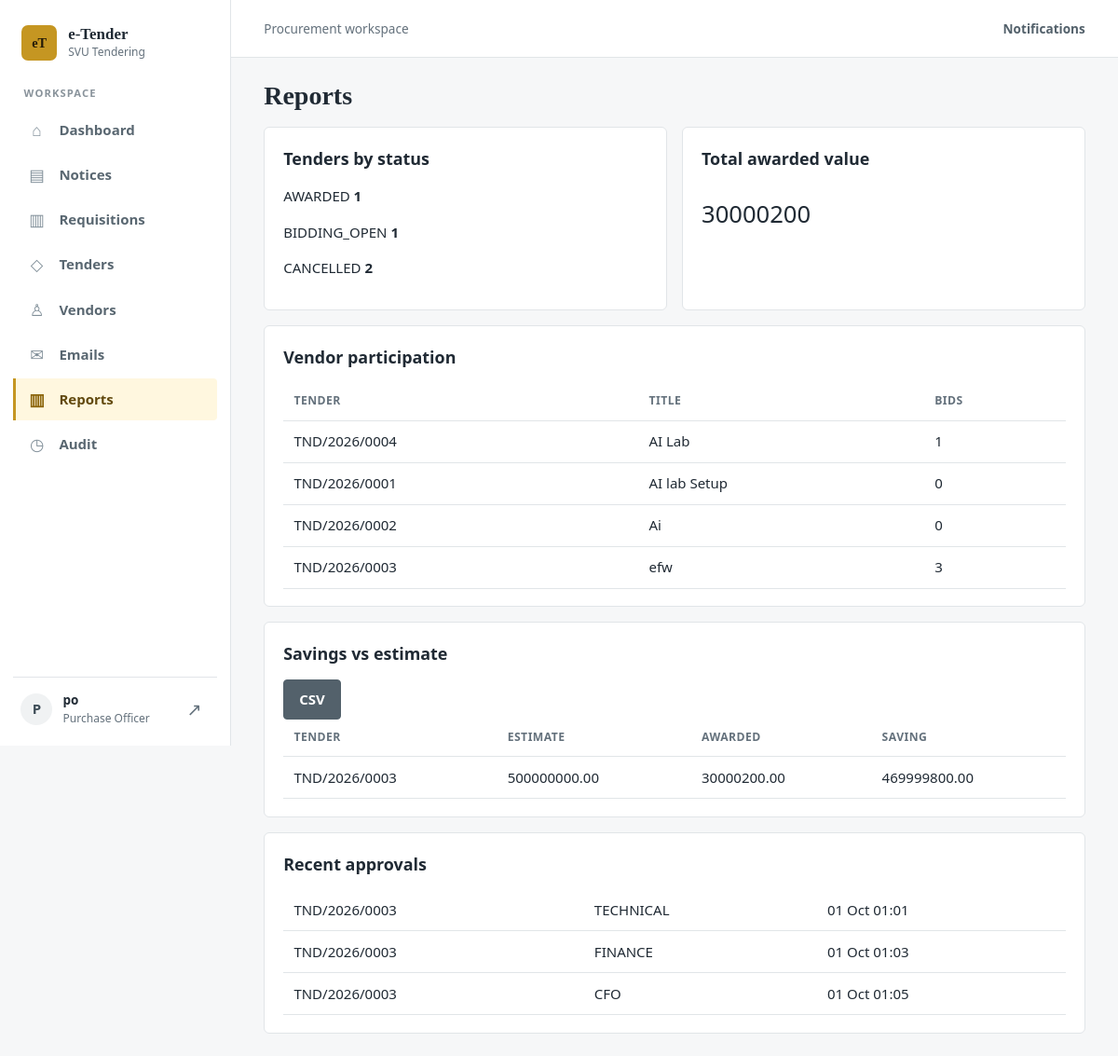
The page /reports/ (signed in) on the database its author committed.
### accounts/models.py (models this page shows, shortened)
class User(AbstractUser):
    class Role(models.TextChoices):
        ADMIN = 'ADMIN', 'Admin'
        PO = 'PO', 'Purchase Officer'
        HOD = 'HOD', 'Head of Department'
        TC = 'TC', 'Technical Committee'
        FC = 'FC', 'Finance Committee'
        CFO = 'CFO', 'CFO'
        VENDOR = 'VENDOR', 'Vendor'
    email = models.EmailField(unique=True)
    role = models.CharField(max_length=10, choices=Role.choices, default=Role.VENDOR)
    phone = models.CharField(max_length=30, blank=True)
    email_verified = models.BooleanField(default=False)
    failed_attempts = models.PositiveIntegerField(default=0)
    locked_until = models.DateTimeField(null=True, blank=True)
    INTERNAL_ROLES = ('ADMIN', 'PO', 'HOD', 'TC', 'FC', 'CFO')

### tenders/models.py (models this page shows, shortened)
class Tender(models.Model):
    class Status(models.TextChoices):
        DRAFT = 'DRAFT', 'Draft'
        PUBLISHED = 'PUBLISHED', 'Published'
        BIDDING_OPEN = 'BIDDING_OPEN', 'Bidding open'
        BIDDING_CLOSED = 'BIDDING_CLOSED', 'Bidding closed'
        OPENED = 'OPENED', 'Opened'
        TECHNICAL_REVIEW = 'TECHNICAL_REVIEW', 'Technical review'
        TECHNICAL_APPROVED = 'TECHNICAL_APPROVED', 'Technically approved'
        FINANCE_REVIEW = 'FINANCE_REVIEW', 'Finance review'
        QUOTATION_VALIDATION = 'QUOTATION_VALIDATION', 'Quotation validation'
        CFO_REVIEW = 'CFO_REVIEW', 'CFO review'
        APPROVED = 'APPROVED', 'Approved (award pending)'
        AWARDED = 'AWARDED', 'Awarded'
        CLOSED = 'CLOSED', 'Closed'
        REJECTED = 'REJECTED', 'Rejected'
        SENT_BACK = 'SENT_BACK', 'Sent back'
        CANCELLED = 'CANCELLED', 'Cancelled'
    class Visibility(models.TextChoices):
        OPEN = 'OPEN', 'Open – all approved vendors'
        LIMITED = 'LIMITED', 'Limited – invited vendors only'
    tender_no = models.CharField(max_length=30, blank=True, unique=True)
    notice = models.ForeignKey(Notice, null=True, blank=True, on_delete=models.PROTECT, related_name='tenders')
    title = models.CharField(max_length=250)
    category = models.CharField(max_length=80)
    description = models.TextField('Description / specification')
    quantity = models.DecimalField(max_digits=14, decimal_places=2, default=1)
    unit = models.CharField(max_length=30, default='Nos')
    estimated_value = models.DecimalField(max_digits=16, decimal_places=2)
    currency = models.CharField(max_length=5, default='INR')
    emd_amount = models.DecimalField('EMD / security deposit', max_digits=14, decimal_places=2, default=0)
    eligibility = models.TextField(blank=True)
    terms = models.TextField('Payment & delivery terms / T&C', blank=True)
    evaluation_criteria = models.TextField(blank=True)
    contact_person = models.CharField(max_length=200, blank=True)
    visibility = models.CharField(max_length=8, choices=Visibility.choices, default=Visibility.OPEN)
    bid_start_at = models.DateTimeField()
    bid_end_at = models.DateTimeField()
    opening_at = models.DateTimeField()
    status = models.CharField(max_length=22, choices=Status.choices, default=Status.DRAFT)
    return_stage = models.CharField(max_length=10, blank=True)   # stage that rejected / sent back
    status_reason = models.TextField(blank=True)
    round = models.PositiveIntegerField(default=0)                # increments on each forward
    created_by = models.ForeignKey(User, on_delete=models.PROTECT, related_name='tenders_created')
    opened_by = models.ForeignKey(User, null=True, blank=True, on_delete=models.PROTECT, related_name='+')
    opened_at = models.DateTimeField(null=True, blank=True)
    created_at = models.DateTimeField(auto_now_add=True)
    class Meta:
        ordering = ['-created_at']

class Award(models.Model):
    class Status(models.TextChoices):
        APPROVED = 'APPROVED', 'Approved'
        SENT = 'SENT', 'Email sent'
        ACCEPTED = 'ACCEPTED', 'Accepted by vendor'
    tender = models.OneToOneField(Tender, on_delete=models.CASCADE, related_name='award')
    bid = models.ForeignKey(Bid, on_delete=models.PROTECT)
    vendor = models.ForeignKey(Vendor, on_delete=models.PROTECT)
    awarded_value = models.DecimalField(max_digits=16, decimal_places=2)
    approved_by = models.ForeignKey(User, on_delete=models.PROTECT)
    justification = models.TextField(blank=True)
    status = models.CharField(max_length=10, choices=Status.choices, default=Status.APPROVED)
    sent_at = models.DateTimeField(null=True, blank=True)
    accepted_at = models.DateTimeField(null=True, blank=True)

class Approval(models.Model):
    class Decision(models.TextChoices):
        APPROVE = 'APPROVE', 'Approve'
        REJECT = 'REJECT', 'Reject'
        SEND_BACK = 'SEND_BACK', 'Send back for clarification'
    tender = models.ForeignKey(Tender, on_delete=models.CASCADE, related_name='approvals')
    stage = models.CharField(max_length=10, choices=Stage.choices)
    round = models.PositiveIntegerField()
    approver = models.ForeignKey(User, on_delete=models.PROTECT)
    decision = models.CharField(max_length=10, choices=Decision.choices)
    remarks = models.TextField(blank=True)
    decided_at = models.DateTimeField(auto_now_add=True)
    ip = models.GenericIPAddressField(null=True, blank=True)
    class Meta:
        unique_together = ('tender', 'stage', 'round', 'approver')
        ordering = ['decided_at']

### tenders/views.py (the view)
# urls.py: path('reports/', v.reports, name='reports'),
@role_required('ADMIN', 'PO', 'CFO')
def reports(request):
    tenders = Tender.objects.all()
    awarded = tenders.filter(award__isnull=False)
    rows = []
    for t in awarded.select_related('award'):
        rows.append({'t': t, 'saving': t.estimated_value - t.award.awarded_value})
    data = {
        'by_status': tenders.values('status').annotate(n=Count('id')).order_by('status'),
        'awarded_value': awarded.aggregate(s=Sum('award__awarded_value'))['s'] or 0,
        'participation': Tender.objects.annotate(nb=Count('bids', filter=~Q(bids__status='WITHDRAWN'))).values('tender_no', 'title', 'nb'),
        'savings': rows,
        'turnaround': [(a.tender.tender_no, a.stage, a.decided_at) for a in Approval.objects.select_related('tender')[:30]],
    }
    if request.GET.get('export') == 'csv':
        return _csv('awards.csv', ['Tender', 'Estimate', 'Awarded', 'Saving'],
                    [[r['t'].tender_no, r['t'].estimated_value, r['t'].award.awarded_value, r['saving']] for r in rows])
    return render(request, 'tenders/reports.html', data)

### tenders/context_processors.py (called while the page is built)
def globals(request):
    from django.conf import settings
    ctx = {'ORG_NAME': settings.ORG_NAME}
    u = getattr(request, 'user', None)
    if u is not None and u.is_authenticated:
        from .models import Notification
        ctx['unread_count'] = Notification.objects.filter(user=u, read_at__isnull=True).count()
    return ctx

### templates/tenders/reports.html
{% extends 'base.html' %}{% block content %}<h1>Reports</h1><div class="grid">
<div class="card"><h2>Tenders by status</h2>{% for s in by_status %}<p>{{ s.status }} <b>{{ s.n }}</b></p>{% endfor %}</div>
<div class="card"><h2>Total awarded value</h2><p style="font-size:1.6rem">{{ awarded_value }}</p></div></div>
<div class="card"><h2>Vendor participation</h2><table><tr><th>Tender</th><th>Title</th><th>Bids</th></tr>{% for p in participation %}<tr><td>{{ p.tender_no }}</td><td>{{ p.title }}</td><td>{{ p.nb }}</td></tr>{% endfor %}</table></div>
<div class="card"><h2>Savings vs estimate</h2><a class="btn sec" href="?export=csv">CSV</a><table><tr><th>Tender</th><th>Estimate</th><th>Awarded</th><th>Saving</th></tr>{% for r in savings %}<tr><td>{{ r.t.tender_no }}</td><td>{{ r.t.estimated_value }}</td><td>{{ r.t.award.awarded_value }}</td><td>{{ r.saving }}</td></tr>{% endfor %}</table></div>
<div class="card"><h2>Recent approvals</h2><table>{% for n,s,d in turnaround %}<tr><td>{{ n }}</td><td>{{ s }}</td><td>{{ d|date:"d M H:i" }}</td></tr>{% endfor %}</table></div>{% endblock %}

### templates/base.html (shortened to what this page needs)
<!doctype html>
<html lang="en">
<head>
	{% load static %}<link rel="stylesheet" href="{% static 'css/style.css' %}">
</head>
<body>
{% if user.is_authenticated %}
<div class="app-shell">
	<aside class="sidebar">
		<a class="sidebar-brand" href="/">
			<span class="brand-mark" aria-hidden="true">eT</span>
			<span class="brand-copy"><strong>e-Tender</strong><small>{{ ORG_NAME }}</small></span>
		</a>
		<p class="sidebar-section-label">Workspace</p>
		<nav class="side-nav" aria-label="Main navigation">
			<a class="side-link{% if request.resolver_match.url_name == 'dashboard' %} active{% endif %}" href="{% url 'dashboard' %}"><span class="nav-icon" aria-hidden="true">⌂</span>Dashboard</a>
			<a class="side-link{% if request.resolver_match.url_name == 'notice_list' %} active{% endif %}" href="{% url 'notice_list' %}"><span class="nav-icon" aria-hidden="true">▤</span>Notices</a>
			{% if user.role == 'HOD' or user.role == 'PO' or user.role == 'ADMIN' %}<a class="side-link" href="{% url 'requisition_list' %}"><span class="nav-icon" aria-hidden="true">▥</span>Requisitions</a>{% endif %}
			<a class="side-link" href="{% url 'tender_list' %}"><span class="nav-icon" aria-hidden="true">◇</span>Tenders</a>
			{% if user.role == 'PO' or user.role == 'ADMIN' %}
			<a class="side-link{% if request.resolver_match.url_name == 'vendor_list' %} active{% endif %}" href="{% url 'vendor_list' %}"><span class="nav-icon" aria-hidden="true">♙</span>Vendors</a>
			<a class="side-link{% if request.resolver_match.url_name == 'email_log' %} active{% endif %}" href="{% url 'email_log' %}"><span class="nav-icon" aria-hidden="true">✉</span>Emails</a>
			{% endif %}
			{% if user.role == 'PO' or user.role == 'ADMIN' or user.role == 'CFO' %}
			<a class="side-link{% if request.resolver_match.url_name == 'reports' %} active{% endif %}" href="{% url 'reports' %}"><span class="nav-icon" aria-hidden="true">▥</span>Reports</a>
			{% endif %}
			{% if user.role != 'VENDOR' %}
			<a class="side-link{% if request.resolver_match.url_name == 'audit' %} active{% endif %}" href="{% url 'audit' %}"><span class="nav-icon" aria-hidden="true">◷</span>Audit</a>
			{% endif %}
		</nav>
		<div class="sidebar-spacer"></div>
		<div class="sidebar-user">
			<span class="user-avatar" aria-hidden="true">{{ user.username|slice:":1"|upper }}</span>
			<span class="user-copy"><strong>{{ user.username }}</strong><small>{{ user.get_role_display }}</small></span>
			<a class="signout-link" href="{% url 'logout' %}" aria-label="Sign out">↗</a>
		</div>
	</aside>
	<div class="app-main">
		<header class="topbar">
			<span class="topbar-context">Procurement workspace</span>
			<div class="topbar-actions">
				<a class="notifications-link" href="{% url 'notifications' %}">Notifications{% if unread_count %}<span class="notification-count">{{ unread_count }}</span>{% endif %}</a>
			</div>
		</header>
{% endif %}
<main>
	{% block content %}{% endblock %}
</main>
{% if user.is_authenticated %}</div></div>{% endif %}
</body>
</html>

### static/css/style.css (style rules this page uses)
:root { color-scheme: light; --bg: #f6f7f8; --surface: #ffffff; --ink: #202a34; --muted: #64717c; --gold: #c59622; --gold-deep: #8c650b; --gold-wash: #fff7df; --line: #e1e5e8; --ok: #18734e; --bad: #b43d3d; --warn: #8c650b; }
* { box-sizing: border-box; }
body { margin: 0; background: var(--bg); color: var(--ink); font: 15px/1.55 "Segoe UI", Tahoma, sans-serif; }
a { color: var(--gold-deep); text-decoration: none; }
.app-shell { display: grid; grid-template-columns: 248px minmax(0, 1fr); min-height: 100vh; }
.sidebar { position: sticky; top: 0; display: flex; height: 100vh; flex-direction: column; padding: 1.35rem .9rem 1rem; background: var(--surface); border-right: 1px solid var(--line); }
.sidebar-brand { display: flex; align-items: center; gap: .75rem; padding: .35rem .55rem 1.5rem; color: var(--ink); text-decoration: none; }
.brand-mark { display: grid; width: 38px; aspect-ratio: 1; place-items: center; border-radius: 7px; background: var(--gold); color: #241b08; font: 700 .9rem Georgia, "Times New Roman", serif; }
.brand-copy, .user-copy { display: grid; min-width: 0; }
.brand-copy strong { font: 700 1.06rem Georgia, "Times New Roman", serif; }
.brand-copy small, .user-copy small { overflow: hidden; color: var(--muted); font-size: .75rem; text-overflow: ellipsis; white-space: nowrap; }
.sidebar-section-label { margin: .1rem .7rem .55rem; color: #89939b; font-size: .7rem; font-weight: 750; letter-spacing: .1em; text-transform: uppercase; }
.side-nav { display: grid; gap: .2rem; }
.side-link { display: flex; min-height: 42px; align-items: center; gap: .8rem; padding: .55rem .7rem; border-left: 3px solid transparent; border-radius: 0 4px 4px 0; color: #596771; font-weight: 550; transition: color .15s ease, background-color .15s ease; }
.side-link.active { border-left-color: var(--gold); background: var(--gold-wash); color: #62490e; font-weight: 700; }
.nav-icon { display: grid; width: 22px; flex: 0 0 22px; place-items: center; color: #82909a; font-size: 1.1rem; }
.side-link.active .nav-icon { color: var(--gold-deep); }
.sidebar-spacer { flex: 1; }
.sidebar-user { display: flex; align-items: center; gap: .7rem; padding: .9rem .5rem .2rem; border-top: 1px solid var(--line); }
.user-avatar { display: grid; width: 34px; aspect-ratio: 1; flex: 0 0 34px; place-items: center; border-radius: 50%; background: #f0f2f3; color: #3e4d57; font-weight: 750; }
.user-copy { flex: 1; }
.user-copy strong { overflow: hidden; font-size: .84rem; text-overflow: ellipsis; white-space: nowrap; }
.signout-link { display: grid; width: 32px; aspect-ratio: 1; place-items: center; border-radius: 4px; color: var(--muted); font-size: 1.2rem; }
.app-main { min-width: 0; }
.topbar { display: flex; min-height: 62px; align-items: center; justify-content: space-between; gap: 1rem; padding: .7rem clamp(1rem, 3vw, 2.2rem); border-bottom: 1px solid var(--line); background: var(--surface); }
.topbar-context { color: var(--muted); font-size: .85rem; }
.topbar-actions { display: flex; align-items: center; gap: 1rem; }
.notifications-link { display: inline-flex; align-items: center; gap: .5rem; color: #53616b; font-size: .85rem; font-weight: 600; }
main { width: min(1200px, 100%); margin: 1.8rem auto; padding: 0 clamp(1rem, 4vw, 2.5rem); }
.app-main main { width: 100%; margin: 1.5rem auto; padding: 0 clamp(1rem, 3vw, 2.2rem); }
.card { margin-bottom: 1rem; padding: 1.15rem 1.25rem; overflow-x: auto; background: var(--surface); border: 1px solid var(--line); border-radius: 6px; }
h1, h2, h3 { color: var(--ink); }
h1 { margin: .15rem 0 1rem; font-family: Georgia, "Times New Roman", serif; font-size: 1.75rem; line-height: 1.2; }
h2 { margin: .1rem 0 .8rem; font-size: 1.12rem; }
table { width: 100%; border-collapse: collapse; }
th, td { padding: .65rem .7rem; border-bottom: 1px solid var(--line); text-align: left; vertical-align: top; }
th { color: var(--muted); font-size: .76rem; font-weight: 700; letter-spacing: .04em; text-transform: uppercase; }
.btn, button { display: inline-block; padding: .55rem 1rem; border: 1px solid var(--gold); border-radius: 4px; background: var(--gold); color: #241b08; cursor: pointer; font: inherit; font-weight: 650; transition: background-color .15s ease, border-color .15s ease; }
.btn.sec { border-color: #53616b; background: #53616b; color: #fff; }
.grid { display: grid; grid-template-columns: repeat(auto-fit, minmax(min(260px, 100%), 1fr)); gap: 1rem; }

### rows shown on the page
User: username "P", username "po", role "Purchase Officer"
Tender: status "AWARDED", n "1", tender_no "TND/2026/0003", title "efw", nb "3", t.tender_no "TND/2026/0003", t.estimated_value "500000000.00", t.award.awarded_value "30000200.00", saving "469999800.00", turnaround "TND/2026/0003" "TND/2026/0003" "TND/2026/0003"
Approval: turnaround "TECHNICAL", turnaround "01 Oct 01:01"
Approval: turnaround "FINANCE", turnaround "01 Oct 01:03"
Approval: turnaround "CFO", turnaround "01 Oct 01:05"

### other values the page prints
{{ ORG_NAME }} "SVU Tendering"
{{ s.status }} "BIDDING_OPEN" "CANCELLED"
{{ s.n }} "1" "2"
{{ awarded_value }} "30000200"
{{ p.tender_no }} "TND/2026/0004" "TND/2026/0001" "TND/2026/0002"
{{ p.title }} "AI Lab" "AI lab Setup" "Ai"
{{ p.nb }} "1" "0" "0"
